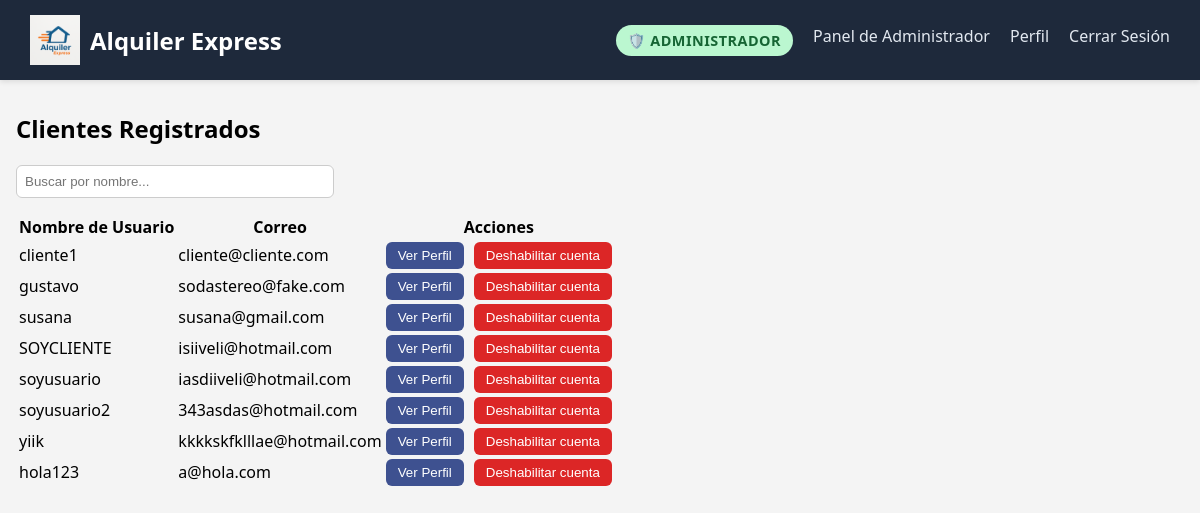
The app's page /usuarios/panel-emp/lista-clientes/ (signed in) with its own data.
### gestion_usuarios/models.py (models this page shows, shortened)
class Usuario(AbstractUser):
    dni = models.PositiveIntegerField(max_length=10, unique=True)
    telefono = models.PositiveIntegerField(max_length=20)

### gestion_usuarios/views.py (the view)
# urls.py: path('panel-emp/lista-clientes/', views.listar_clientes, name='lista-clientes'),
@login_required
@user_passes_test(es_empleado)
def listar_clientes(request):
    usuarios = Usuario.objects.filter(is_staff=False, is_superuser=False)
    return render(request, 'gestion_usuarios/lista-clientes.html', {'usuarios': usuarios})

### gestion_usuarios/views.py (called while the page is built)
def es_empleado(user):
    return user.is_authenticated and user.is_staff

### templates/gestion_usuarios/lista-clientes.html (shortened to what this page needs)
{% extends 'base.html' %}
{% load static %}
{% block content %}
<h2>Clientes Registrados</h2>
<input type="text" id="buscador" placeholder="Buscar por nombre..." style="margin-bottom: 15px; padding: 8px; width: 300px; border: 1px solid #ccc; border-radius: 6px;">
<table>
  <thead>
    <tr>
      <th>Nombre de Usuario</th>
      <th>Correo</th>
      <th>Acciones</th>
    </tr>
  </thead>
  <tbody id="tabla-clientes">
    {% for usuario in usuarios %}
    <tr>
      <td>{{ usuario.username }}</td>
      <td>{{ usuario.email }}</td>
      <td style="display: flex; gap: 10px;">
        <a href="{% url 'detalle-cliente' usuario.id %}">
          <button style="padding: 6px 12px; background-color: #3e5190; color: white; border: none; border-radius: 6px; cursor: pointer;">
            Ver Perfil
          </button>
        </a>
        {% if usuario.is_active %}
        <form method="post" action="{% url 'deshabilitar_usuario' usuario.id %}">
          <button type="submit" class="btn-deshabilitar"
            style="padding: 6px 12px; background-color: #dc2626; color: white; border: none; border-radius: 6px; cursor: pointer;">
            Deshabilitar cuenta
          </button>
        </form>
        {% endif %}
      </td>
    </tr>
    {% empty %}
    <tr><td colspan="3">No hay clientes registrados.</td></tr>
    {% endfor %}
  </tbody>
</table>
{% endblock %}

### static/styles/base.css (style rules this page uses)
body { margin: 0; font-family: 'Segoe UI', sans-serif; background-color: #f4f4f4; }

### records on screen
Usuario: username "cliente1", email "cliente@cliente.com", is_active "Deshabilitar cuenta"
Usuario: username "gustavo", email "sodastereo@fake.com", is_active "Deshabilitar cuenta"
Usuario: username "susana", email "susana@gmail.com", is_active "Deshabilitar cuenta"
Usuario: username "SOYCLIENTE", email "isiiveli@hotmail.com", is_active "Deshabilitar cuenta"
Usuario: username "soyusuario", email "iasdiiveli@hotmail.com", is_active "Deshabilitar cuenta"
Usuario: username "soyusuario2", email "343asdas@hotmail.com", is_active "Deshabilitar cuenta"
Usuario: username "yiik", email "kkkkskfklllae@hotmail.com", is_active "Deshabilitar cuenta"
Usuario: username "hola123", email "a@hola.com", is_active "Deshabilitar cuenta"
